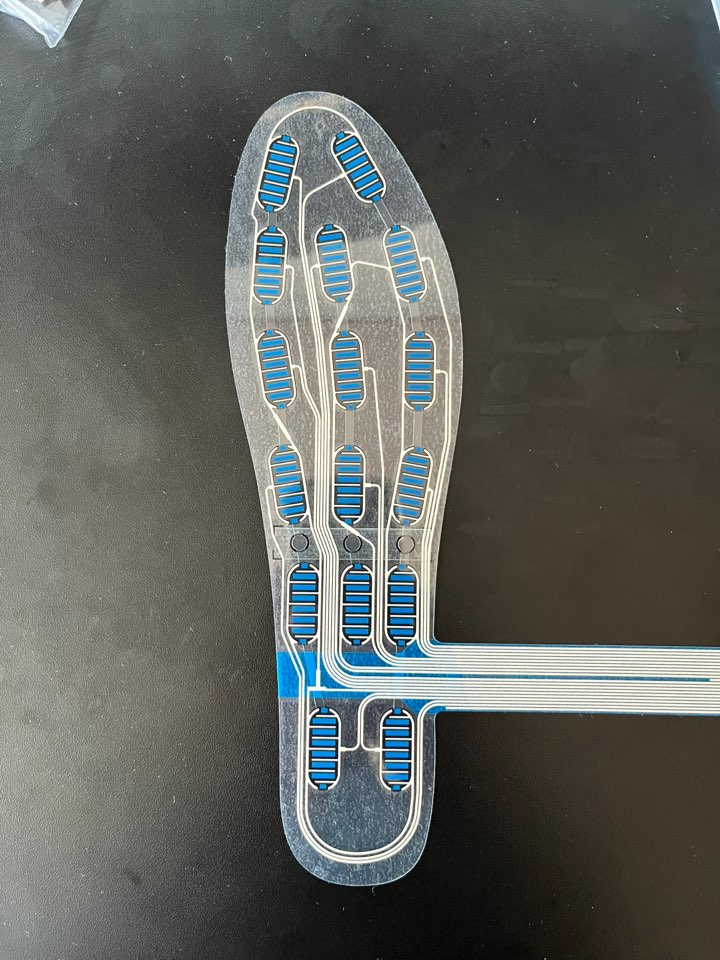
#> input picture visualization/insole image/insole2.png, 720 x 960 px, found by its file name
$ python 'foot image.py'
#> lines starting #> are read from the running program, lines starting #| are printed output that depends on the picture; after the words box and inside, x2 and y2 are one past the last pixel; in counts of white or black regions, pixels touching at a corner belong together
import cv2
import numpy as np
import matplotlib.pyplot as plt

# ===== User Config =====
IMG_FILE = "visualization/insole image/insole2.png"   # Image file to analyze
OUT_CSV  = "visualization/insole outline/insole_outline_px.csv"      # Output coordinate file (pixel units)

# ===== 1. Load Image =====
img = cv2.imread(IMG_FILE, cv2.IMREAD_GRAYSCALE)
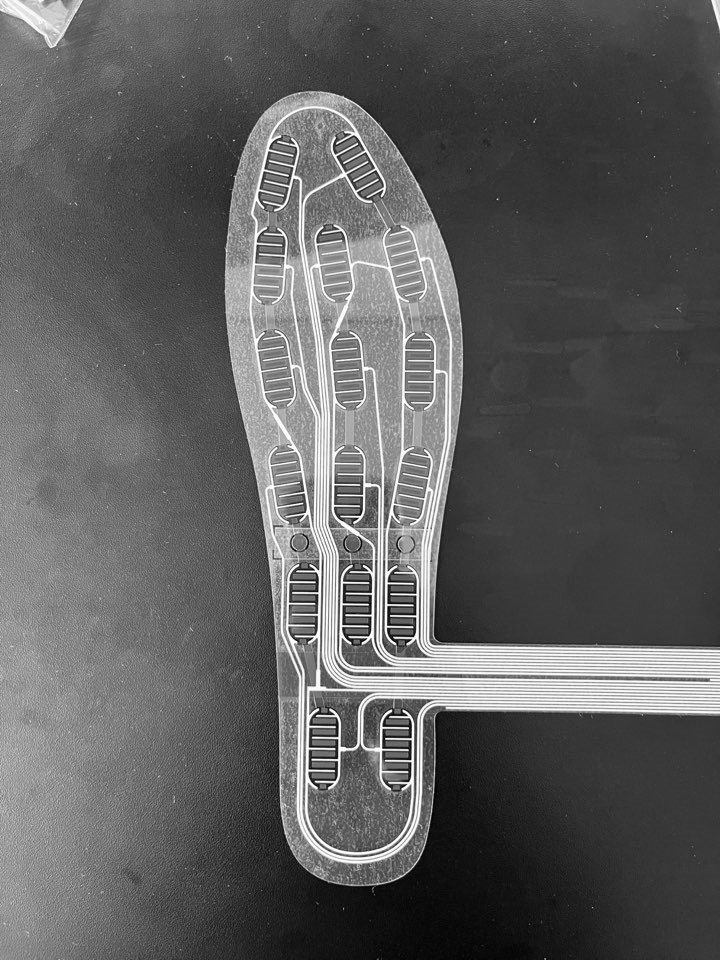
#> img: shape (960, 720); min 0, max 255, mean 93.7
if img is None:
    raise FileNotFoundError(f"Please put {IMG_FILE} in the 'insole image' folder!")

h, w = img.shape
#> h = 960; w = 720
print(f"Image size: {w}x{h} px")
#| Image size: 720x960 px

# ===== 2. Thresholding =====
_, thresh = cv2.threshold(img, 90, 255, cv2.THRESH_BINARY_INV)
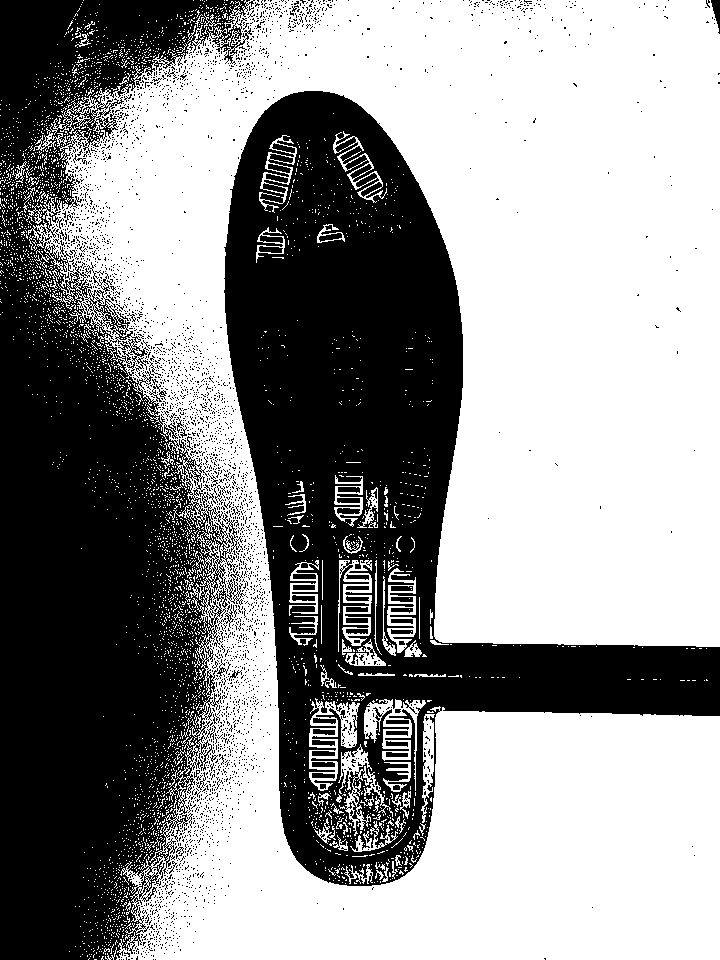
#> thresh: shape (960, 720); 57.7% white; 3376 black regions (3313 under 20 px)

# ===== 3. Find Contours =====
contours, _ = cv2.findContours(thresh, cv2.RETR_EXTERNAL, cv2.CHAIN_APPROX_SIMPLE)
#> contours = 3765 contours, 3721 with area under 20; largest, box (x1, y1, x2, y2) and area: (28, 0, 720, 960) 384546, (309, 698, 360, 791) 2192, (364, 699, 426, 791) 1818, (338, 560, 372, 652) 1524, (387, 568, 416, 653) 1268

if len(contours) == 0:
    raise RuntimeError("No contours found. Try adjusting the threshold value.")

# Select the largest contour
contour = max(contours, key=cv2.contourArea)
#> contour = contour of 4924 points, box (x1, y1, x2, y2) (28, 0, 720, 960), area 384546
coords_px = contour.reshape(-1, 2)  # (N,2)
#> coords_px = 4924 pairs, first value 28 to 719, second value 0 to 959

print(f"Number of outline coordinates: {len(coords_px)}")
#| Number of outline coordinates: 4924

# ===== 4. Save CSV =====
np.savetxt(OUT_CSV, coords_px, delimiter=",", fmt="%d")
print(f"Coordinates saved to {OUT_CSV} (pixel units)")

# ===== 5. Visualization =====
plt.figure(figsize=(4,8))
plt.imshow(img, cmap="gray")
plt.plot(coords_px[:,0], coords_px[:,1], 'r-', linewidth=2, label="Pixel Outline")
plt.title("Insole Outline (Pixel Coordinates)")
plt.legend()
plt.gca().invert_yaxis()  # Keep to match image coordinate system
plt.show()
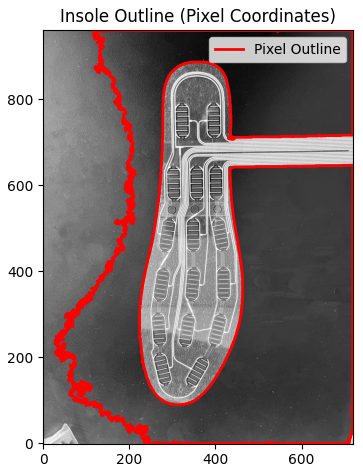
#> figure drawn by matplotlib, 1 panel

$ run again, with visualization/insole image/insole.png copied over visualization/insole image/insole2.png
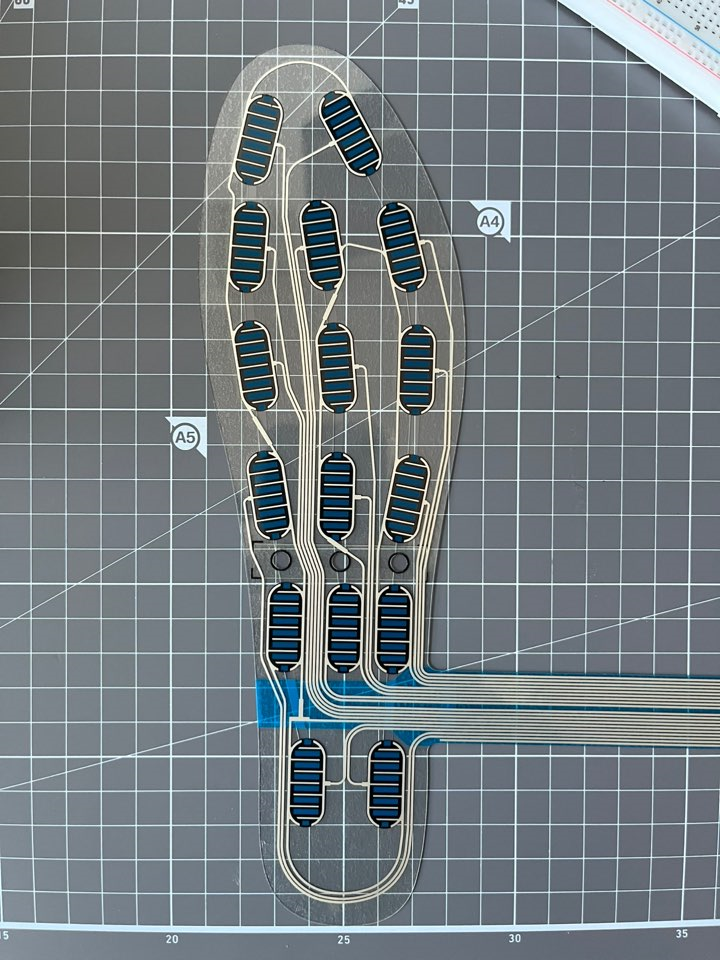
#> input picture visualization/insole image/insole.png, 720 x 960 px, found by its file name
#| Image size: 720x960 px
#> `_, thresh = cv2.threshold(img, 90, 255, cv2.THRESH_BINARY_INV)`:
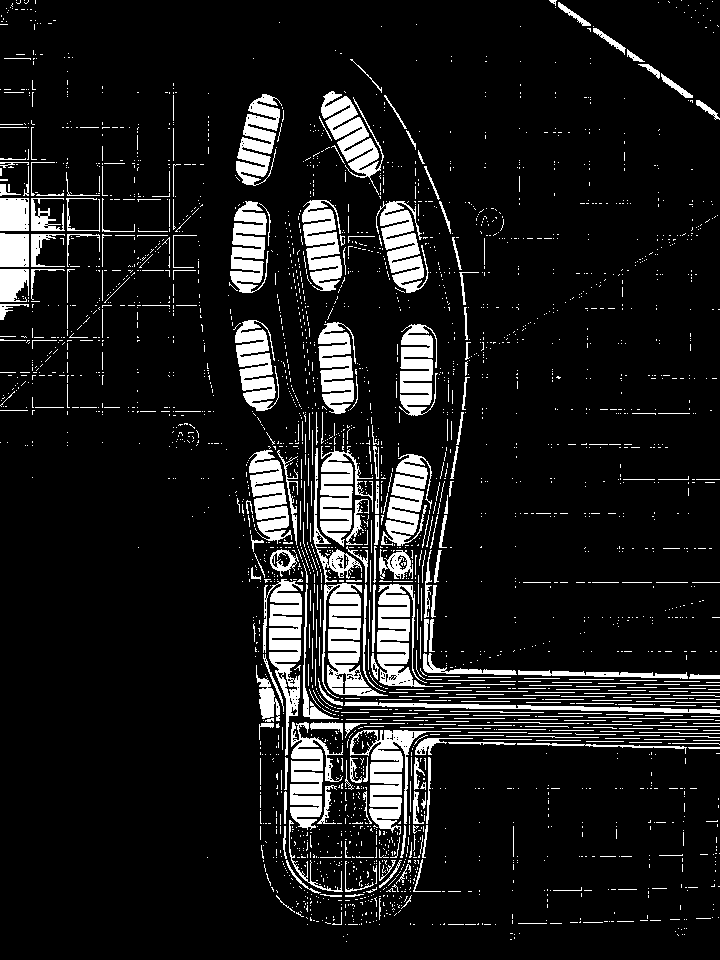
#> thresh: shape (960, 720); 10.8% white; 2814 white regions (2460 under 20 px)
#> contours = 2801 contours, 2702 with area under 20; largest, box (x1, y1, x2, y2) and area: (350, 730, 461, 835) 3028, (322, 583, 388, 698) 2839, (263, 579, 303, 756) 2740, (377, 584, 443, 687) 2475, (290, 722, 343, 830) 2169
#> contour = contour of 249 points, box (x1, y1, x2, y2) (350, 730, 461, 835), area 3028
#> coords_px = 249 pairs, first value 350 to 460, second value 730 to 834
#| Number of outline coordinates: 249
#> `plt.show()`:
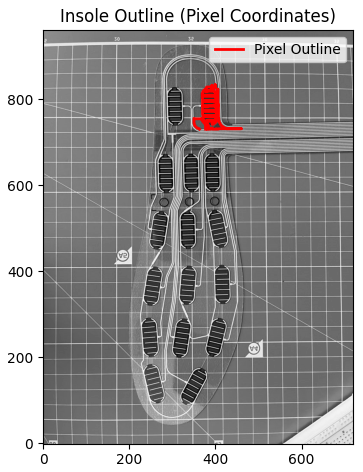
#> figure drawn by matplotlib, 1 panel
